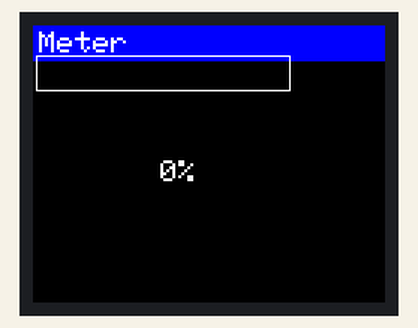
A sketch run on a simulated Arduino Nano, built with avr-gcc and run on an emulated ATmega328P. Parts: 235×185 colour display.

Above: at 2.1 s.
At 2.81 s:
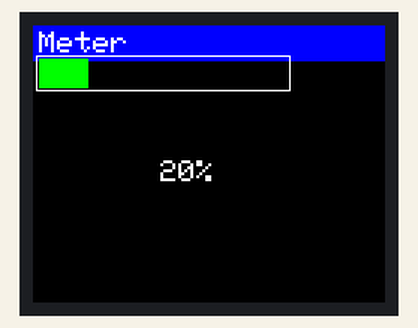
At 3.51 s:
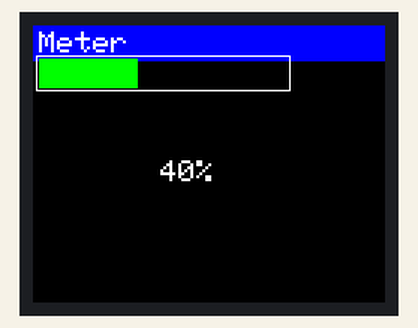
At 5.28 s:
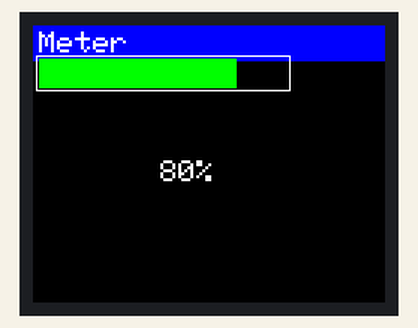
At 7.05 s:
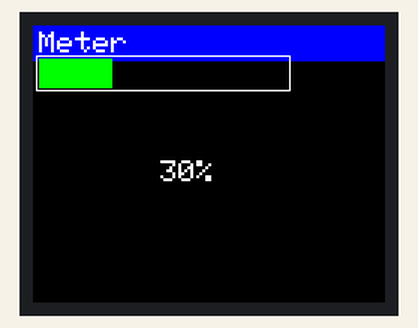
At 8.8 s:
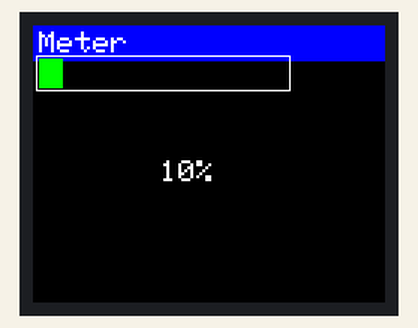

Measured:
- by itself, everything shown: repeats every 6.3 s, in 36 steps

The sketch:

screen_meter.ino
```cpp
#include <Adafruit_GFX.h>
#include <Adafruit_ST7789.h>
#include <SPI.h>

// --------------------
// Pin wiring
// --------------------
#define TFT_DC   8
#define TFT_RST  9
#define TFT_CS   -1   // no external CS pin

// Create display object
Adafruit_ST7789 tft = Adafruit_ST7789(TFT_CS, TFT_DC, TFT_RST);

// --------------------
// Helpers
// --------------------
void drawHeader(const char* title) {
  tft.fillRect(0, 0, tft.width(), 24, ST77XX_BLUE);
  tft.setTextColor(ST77XX_WHITE);
  tft.setTextSize(2);
  tft.setCursor(4, 4);
  tft.print(title);
}

void drawStatusBox(int x, int y, int w, int h, uint16_t color, const char* label, const char* value) {
  tft.drawRect(x, y, w, h, color);
  tft.setTextColor(color);
  tft.setTextSize(1);
  tft.setCursor(x + 4, y + 4);
  tft.print(label);

  tft.setTextColor(ST77XX_WHITE);
  tft.setTextSize(2);
  tft.setCursor(x + 4, y + 18);
  tft.print(value);
}

void drawCenteredText(const char* text, int y, uint16_t color, int size) {
  int16_t x1, y1;
  uint16_t w, h;
  tft.setTextSize(size);
  tft.getTextBounds((char*)text, 0, y, &x1, &y1, &w, &h);
  int x = (tft.width() - w) / 2;
  tft.setCursor(x, y);
  tft.setTextColor(color);
  tft.print(text);
}

void startupScreen() {
  tft.fillScreen(ST77XX_BLACK);

  drawHeader("Display");

  drawCenteredText("ST7789 OK", 40, ST77XX_GREEN, 2);
  drawCenteredText("Arduino Nano", 70, ST77XX_WHITE, 1);

  tft.drawRect(10, 95, tft.width() - 20, 20, ST77XX_WHITE);
  tft.fillRect(12, 97, tft.width() - 24, 16, ST77XX_GREEN);

  delay(1500);
}

void screenInfo() {
  tft.fillScreen(ST77XX_BLACK);
  drawHeader("System");

  drawStatusBox(8, 35, 100, 40, ST77XX_CYAN, "Mode", "SPI");
  drawStatusBox(118, 35, 100, 40, ST77XX_YELLOW, "Pins", "OK");
  drawStatusBox(8, 85, 100, 40, ST77XX_GREEN, "Driver", "7789");
  drawStatusBox(118, 85, 100, 40, ST77XX_MAGENTA, "CS", "NONE");

  delay(2500);
}

void screenColors() {
  tft.fillScreen(ST77XX_BLACK);
  drawHeader("Colors");

  int y = 35;
  int h = 35;
  int w = tft.width() / 3;

  tft.fillRect(0, y, w, h, ST77XX_RED);
  tft.fillRect(w, y, w, h, ST77XX_GREEN);
  tft.fillRect(w * 2, y, w, h, ST77XX_BLUE);

  tft.fillRect(0, y + h + 10, w, h, ST77XX_YELLOW);
  tft.fillRect(w, y + h + 10, w, h, ST77XX_CYAN);
  tft.fillRect(w * 2, y + h + 10, w, h, ST77XX_MAGENTA);

  delay(2500);
}

void screenShapes() {
  tft.fillScreen(ST77XX_BLACK);
  drawHeader("Shapes");

  tft.drawRect(10, 35, 60, 40, ST77XX_WHITE);
  tft.fillRect(80, 35, 60, 40, ST77XX_RED);

  tft.drawCircle(180, 55, 20, ST77XX_GREEN);
  tft.fillCircle(35, 105, 18, ST77XX_BLUE);

  tft.drawLine(70, 90, 130, 125, ST77XX_YELLOW);
  tft.drawTriangle(150, 90, 200, 125, 220, 85, ST77XX_CYAN);

  delay(2500);
}

void screenText() {
  tft.fillScreen(ST77XX_BLACK);
  drawHeader("Text");

  tft.setTextColor(ST77XX_WHITE);
  tft.setTextSize(1);
  tft.setCursor(10, 35);
  tft.println("Small text");

  tft.setTextColor(ST77XX_GREEN);
  tft.setTextSize(2);
  tft.setCursor(10, 55);
  tft.println("Medium");

  tft.setTextColor(ST77XX_YELLOW);
  tft.setTextSize(3);
  tft.setCursor(10, 85);
  tft.println("BIG");

  delay(2500);
}

void screenMeter(int value) {
  tft.fillScreen(ST77XX_BLACK);
  drawHeader("Meter");

  tft.drawRect(2, 20, 170, 24, ST77XX_WHITE);
  int fillWidth = map(value, 0, 100, 0, 166);
  tft.fillRect(4, 22, fillWidth, 20, ST77XX_GREEN);

  tft.setTextColor(ST77XX_WHITE);
  tft.setTextSize(2);
  tft.setCursor(85, 90);
  tft.print(value);
  tft.print("%");
}

void setup() {
  delay(200);

  // Your working init
  tft.init(235, 185);
  tft.setRotation(0);

  startupScreen();
}

void loop() {
  //screenInfo();
  //screenColors();
  //screenShapes();
  //screenText();

  for (int i = 0; i <= 80; i += 10) {
    screenMeter(i);
    delay(300);
  }

  for (int i = 80; i >= 0; i -= 10) {
    screenMeter(i);
    delay(300);
  }
}
```
